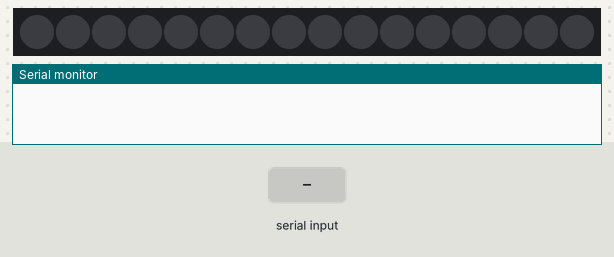
Recording of a sketch running on a simulated Arduino Uno, built with avr-gcc and run on an emulated ATmega328P. On the bench: 16 RGB LEDs in strip order, left to right, the last lines printed to the serial monitor. Inputs (shaded band) come from the test bench. Dim RGB values are drawn brighter than linear.

Above: at 1.2 s.
1.3 s: "#FF6600" received over Serial
At 2.58 s:
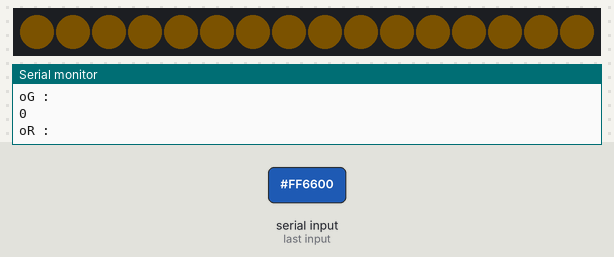
4.3 s: "#FF0000" received over Serial
At 8.8 s:
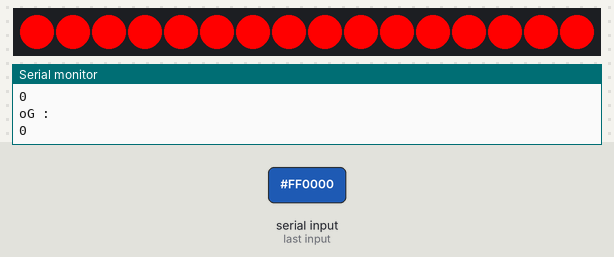
Timing chart, 0 to 10.3 s (numbered marks = the images above; inputs shaded):
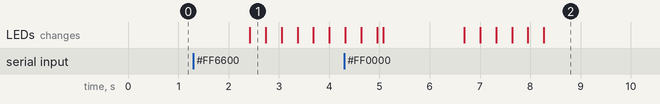

Measured:
- after the input at 1.3 s, the LEDs: change after 1.1 s (image 1)

The sketch:

BuildStatusLamp.ino
```cpp
#include <Adafruit_NeoPixel.h>
#include <math.h>
#include "pitches.h"

#define PIN 6  // the digital pin the led is connected to
#define SPEAKER 9
#define STEPS 100
#define DELAY 30
#define AUTO_OFF_MIL 300000

//DEATH SOUND
// notes in the melody:
int deathMelody[] = {
  NOTE_C5, NOTE_CS5, NOTE_D5, NOTE_REST,
  NOTE_B4, NOTE_F5, NOTE_REST, NOTE_F5,
  NOTE_F5, NOTE_E5, NOTE_D5,
  NOTE_C5, NOTE_E4, NOTE_G3, NOTE_E4,
  NOTE_C4, NOTE_REST, NOTE_REST };

// note durations: 4 = quarter note, 8 = eighth note, etc.:
int deathNoteDurations[] = {
  16, 16, 16, 1,
  4, 4, 4, 4,
  3, 3, 3,
  4, 4, 4, 4,
  4, 1, 2
};

//RESCUE
// notes in the melody:
int rescueMelody[] = {
  NOTE_C5, NOTE_G4, NOTE_E4, NOTE_C5, NOTE_G4, NOTE_E4, NOTE_C5, NOTE_REST,
  NOTE_DS5, NOTE_AS4, NOTE_F4, NOTE_F5, NOTE_A4, NOTE_F4, NOTE_DS5, NOTE_REST,
  NOTE_DS5, NOTE_AS4, NOTE_G4, NOTE_E5, NOTE_B4, NOTE_G4, NOTE_DS5, NOTE_F5, NOTE_F5, NOTE_F5, NOTE_G5 };

// note durations: 4 = quarter note, 8 = eighth note, etc.:
int rescueNoteDurations[] = {
  4, 4, 4, 4, 4, 4, 1, 4,
  4, 4, 4, 4, 4, 4, 1, 4,
  4, 4, 4, 4, 4, 4, 2, 4, 4, 4, 1
};

// Modifed NeoPixel sample for the holiday craft project

// Parameter 1 = number of pixels in strip
// Parameter 2 = pin number (most are valid)
// Parameter 3 = pixel type flags, add together as needed:
//   NEO_KHZ800  800 KHz bitstream (most NeoPixel products w/WS2812 LEDs)
//   NEO_KHZ400  400 KHz (classic 'v1' (not v2) FLORA pixels, WS2811 drivers)
//   NEO_GRB     Pixels are wired for GRB bitstream (most NeoPixel products)
//   NEO_RGB     Pixels are wired for RGB bitstream (v1 FLORA pixels, not v2)
Adafruit_NeoPixel strip = Adafruit_NeoPixel(16, PIN, NEO_GRB + NEO_KHZ800);
String oldColor = "#000000";
String lastBuildColor = "#000000";
String newColor;
char inByte = 0;
long lastRead = 0;
bool active = true;

void setup() {
  strip.begin();
  strip.show(); // Initialize all pixels to 'off'
  Serial.begin(9600);
  strip.setBrightness(255);
}

void loop() {
  if(Serial.available() > 0) {
    inByte = Serial.peek();

    if(inByte == '#') {
      newColor = Serial.readString();
      Serial.println("newColor :");
      Serial.println(newColor);

      setColor();

      lastRead = millis();
      active = true;
    }
  }
  if(active && ((millis() - lastRead) > AUTO_OFF_MIL))
  {
    newColor = "#000000";
    setColor();
    active = false;
  }
} // loop


// fade_up - fade up to the given color
void fade_from_to(int oR, int oB, int oG, int R, int B, int G) {
   uint16_t i, j;
   int rStep = getStep(oR, R);
   int bStep = getStep(oB, B);
   int gStep = getStep(oG, G);

   for (i=0; i<STEPS; i++) {
     oR = getNextValue(oR, R, rStep);
     oB = getNextValue(oB, B, bStep);
     oG = getNextValue(oG, G, gStep);

      for(j=0; j<strip.numPixels(); j++) {
         strip.setPixelColor(j, strip.Color(oR, oB, oG));
      }
      String rMessage = "oR :";
      Serial.println(rMessage);
      Serial.println(oR);
      String bMessage = "oB :";
      Serial.println(bMessage);
      Serial.println(oB);
      String gMessage = "oG :";
      Serial.println(gMessage);
      Serial.println(oG);
   strip.show();
   delay(DELAY);
   }
} // fade_from_to

void fade(String oldColor, String newColor) {
  // Get rid of '#' and convert it to integer
  long oldNumber = (long) strtol( &oldColor[1], NULL, 16);
  long newNumber = (long) strtol( &newColor[1], NULL, 16);

  // Split them up into r, g, b values
  int oR = oldNumber >> 16;
  int oG = oldNumber >> 8 & 0xFF;
  int oB = oldNumber & 0xFF;

  // Split them up into r, g, b values
  int r = newNumber >> 16;
  int g = newNumber >> 8 & 0xFF;
  int b = newNumber & 0xFF;

  fade_from_to(oR, oG, oB, r, g, b);
}

int getNextValue(int old, int desired, int increment) {
  old += increment;

  if(old > 255) {
    return 255;
  } else if (old < 0) {
    return 0;
  }

  if(increment < 0 && old < desired)
  {
    return desired;
  } else if (increment > 0 && old > desired) {
    return desired;
  }

  return old;
}

int getStep(int old, int desired) {
  int stepVal = 0;
  float range = desired - old;
  Serial.println("range :");
  Serial.println(range);
  if(range > 0) {
      Serial.println("ceil input :");
      Serial.println((float)(range / STEPS));
     stepVal = ceil((float)(range / STEPS));
   } else if (range < 0) {
     Serial.println("floor input :");
     Serial.println(range / STEPS);
     stepVal = floor(range / STEPS);
   }
   Serial.println("stepVal :");
   Serial.println(stepVal);
   return stepVal;
}

void setColor() {
  fade(oldColor, newColor);

  //check for song case before oldColor = newColor
  if(newColor == "#FF6600" && oldColor != "#FF6600") {
    lastBuildColor = oldColor;
  }
  //TODO: Fix sound issues
  if(lastBuildColor == "#FF0000" && newColor == "#00FF00") {
    //rescue
    //playMario(rescueMelody, rescueNoteDurations, .55, (int)(sizeof(rescueMelody)/sizeof(rescueMelody[0])));
  } else if (lastBuildColor == "#00FF00" && newColor == "#FF0000") {
    //death
    //playMario(deathMelody, deathNoteDurations, .6, (int)(sizeof(deathMelody)/sizeof(deathMelody[0])));
  }

  oldColor = newColor;

  newColor = "";
}

void playMario(int melody[], int duration[], double pause, int arrLength) {
  // iterate over the notes of the melody:
  for (int thisNote = 0; thisNote < arrLength; thisNote++) {

    // to calculate the note duration, take one second
    // divided by the note type.
    //e.g. quarter note = 1000 / 4, eighth note = 1000/8, etc.
    int noteDuration = 1000 / duration[thisNote];
    tone(SPEAKER, melody[thisNote], noteDuration);

    // to distinguish the notes, set a minimum time between them.
    int pauseBetweenNotes = noteDuration * pause;

    delay(pauseBetweenNotes);
    // stop the tone playing:
    noTone(SPEAKER);
  }
}
```

pitches.h
```cpp
/*************************************************
 * Public Constants
 *************************************************/
#define NOTE_REST 0
#define NOTE_B0  31
#define NOTE_C1  33
#define NOTE_CS1 35
#define NOTE_D1  37
#define NOTE_DS1 39
#define NOTE_E1  41
#define NOTE_F1  44
#define NOTE_FS1 46
#define NOTE_G1  49
#define NOTE_GS1 52
#define NOTE_A1  55
#define NOTE_AS1 58
#define NOTE_B1  62
#define NOTE_C2  65
#define NOTE_CS2 69
#define NOTE_D2  73
#define NOTE_DS2 78
#define NOTE_E2  82
#define NOTE_F2  87
#define NOTE_FS2 93
#define NOTE_G2  98
#define NOTE_GS2 104
#define NOTE_A2  110
#define NOTE_AS2 117
#define NOTE_B2  123
#define NOTE_C3  131
#define NOTE_CS3 139
#define NOTE_D3  147
#define NOTE_DS3 156
#define NOTE_E3  165
#define NOTE_F3  175
#define NOTE_FS3 185
#define NOTE_G3  196
#define NOTE_GS3 208
#define NOTE_A3  220
#define NOTE_AS3 233
#define NOTE_B3  247
#define NOTE_C4  262
#define NOTE_CS4 277
#define NOTE_D4  294
#define NOTE_DS4 311
#define NOTE_E4  330
#define NOTE_F4  349
#define NOTE_FS4 370
#define NOTE_G4  392
#define NOTE_GS4 415
#define NOTE_A4  440
#define NOTE_AS4 466
#define NOTE_B4  494
#define NOTE_C5  523
#define NOTE_CS5 554
#define NOTE_D5  587
#define NOTE_DS5 622
#define NOTE_E5  659
#define NOTE_F5  698
#define NOTE_FS5 740
#define NOTE_G5  784
#define NOTE_GS5 831
#define NOTE_A5  880
#define NOTE_AS5 932
#define NOTE_B5  988
#define NOTE_C6  1047
#define NOTE_CS6 1109
#define NOTE_D6  1175
#define NOTE_DS6 1245
#define NOTE_E6  1319
#define NOTE_F6  1397
#define NOTE_FS6 1480
#define NOTE_G6  1568
#define NOTE_GS6 1661
#define NOTE_A6  1760
#define NOTE_AS6 1865
#define NOTE_B6  1976
#define NOTE_C7  2093
#define NOTE_CS7 2217
#define NOTE_D7  2349
#define NOTE_DS7 2489
#define NOTE_E7  2637
#define NOTE_F7  2794
#define NOTE_FS7 2960
#define NOTE_G7  3136
#define NOTE_GS7 3322
#define NOTE_A7  3520
#define NOTE_AS7 3729
#define NOTE_B7  3951
#define NOTE_C8  4186
#define NOTE_CS8 4435
#define NOTE_D8  4699
#define NOTE_DS8 4978
```
